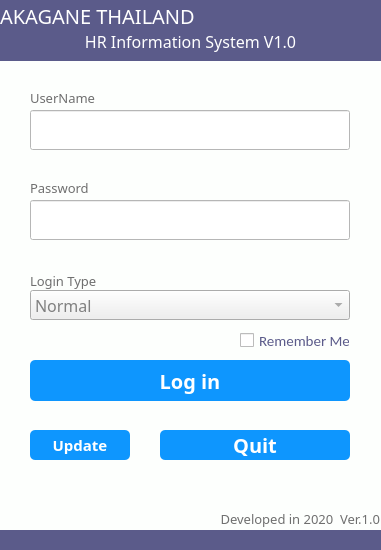
<?xml version="1.0" encoding="UTF-8"?>
<ui version="4.0">
 <class>loginWindow</class>
 <widget class="QMainWindow" name="loginWindow">
  <property name="geometry">
   <rect>
    <x>0</x>
    <y>0</y>
    <width>381</width>
    <height>550</height>
   </rect>
  </property>
  <property name="maximumSize">
   <size>
    <width>381</width>
    <height>551</height>
   </size>
  </property>
  <property name="windowTitle">
   <string>AKT HR Information System</string>
  </property>
  <property name="styleSheet">
   <string notr="true">QMainWindow
{
    background-color:rgb(253, 255, 253);

}</string>
  </property>
  <widget class="QWidget" name="centralwidget">
   <widget class="QLabel" name="label">
    <property name="geometry">
     <rect>
      <x>0</x>
      <y>0</y>
      <width>381</width>
      <height>31</height>
     </rect>
    </property>
    <property name="styleSheet">
     <string notr="true">QWidget
{
    /*字体为微软雅黑*/
    font-family:Microsoft Yahei;
    /*字体大小为20点*/
    font-size:15pt;
    /*字体颜色为白色*/    
	
    color:white;
    /*背景颜色*/  
    background-color:rgb(91, 91, 138)

}
</string>
    </property>
    <property name="text">
     <string>AKAGANE THAILAND</string>
    </property>
    <property name="alignment">
     <set>Qt::AlignLeading|Qt::AlignLeft|Qt::AlignVCenter</set>
    </property>
   </widget>
   <widget class="QLabel" name="label_2">
    <property name="geometry">
     <rect>
      <x>0</x>
      <y>30</y>
      <width>381</width>
      <height>31</height>
     </rect>
    </property>
    <property name="styleSheet">
     <string notr="true">QWidget
{
    /*字体为微软雅黑*/
    font-family:Microsoft Yahei;
    /*字体大小为20点*/
    font-size:12pt;
    /*字体颜色为白色*/    
	
    color:white;
    /*背景颜色*/  
    background-color:rgb(91, 91, 138)

}
</string>
    </property>
    <property name="text">
     <string>HR Information System V1.0</string>
    </property>
    <property name="alignment">
     <set>Qt::AlignHCenter|Qt::AlignTop</set>
    </property>
   </widget>
   <widget class="QLabel" name="label_3">
    <property name="geometry">
     <rect>
      <x>30</x>
      <y>90</y>
      <width>141</width>
      <height>16</height>
     </rect>
    </property>
    <property name="styleSheet">
     <string notr="true">QLabel
{
    /*字体为微软雅黑*/
    font-family:Microsoft Yahei;
    /*字体大小为20点*/
	color:rgb(111, 111, 111);
   font-size:10pt;
 	
}</string>
    </property>
    <property name="text">
     <string>UserName</string>
    </property>
   </widget>
   <widget class="QLabel" name="label_4">
    <property name="geometry">
     <rect>
      <x>30</x>
      <y>180</y>
      <width>141</width>
      <height>16</height>
     </rect>
    </property>
    <property name="styleSheet">
     <string notr="true">QLabel
{
    /*字体为微软雅黑*/
    font-family:Microsoft Yahei;
    /*字体大小为20点*/
	color:rgb(111, 111, 111);
   font-size:10pt;
 	
}</string>
    </property>
    <property name="text">
     <string>Password</string>
    </property>
   </widget>
   <widget class="QLineEdit" name="lineEdit">
    <property name="geometry">
     <rect>
      <x>30</x>
      <y>110</y>
      <width>320</width>
      <height>40</height>
     </rect>
    </property>
    <property name="autoFillBackground">
     <bool>false</bool>
    </property>
    <property name="styleSheet">
     <string notr="true">QLineEdit
{
    /*字体为微软雅黑*/
    font-family:Microsoft Yahei;
    /*字体大小为20点*/
	color:grey;
   font-size:12pt;
	background-color:rgb(255, 255, 255);
}

QLineEdit:hover
{
    /*背景颜色*/  
   background-color:rgb(229, 242, 255);
}

QLineEdit:focus
{
    /*背景颜色*/  
   background-color:rgb(229, 242, 255);
}</string>
    </property>
    <property name="text">
     <string/>
    </property>
    <property name="frame">
     <bool>true</bool>
    </property>
    <property name="clearButtonEnabled">
     <bool>true</bool>
    </property>
   </widget>
   <widget class="QLineEdit" name="lineEdit_2">
    <property name="geometry">
     <rect>
      <x>30</x>
      <y>200</y>
      <width>320</width>
      <height>40</height>
     </rect>
    </property>
    <property name="autoFillBackground">
     <bool>false</bool>
    </property>
    <property name="styleSheet">
     <string notr="true">QLineEdit
{
    /*字体为微软雅黑*/
    font-family:Microsoft Yahei;
    /*字体大小为20点*/
	color:grey;
   font-size:12pt;
	background-color:rgb(255, 255, 255);
}

QLineEdit:hover
{
    /*背景颜色*/  
   background-color:rgb(229, 242, 255);
}

QLineEdit:focus
{
    /*背景颜色*/  
   background-color:rgb(229, 242, 255);
}</string>
    </property>
    <property name="text">
     <string/>
    </property>
    <property name="frame">
     <bool>true</bool>
    </property>
    <property name="echoMode">
     <enum>QLineEdit::Password</enum>
    </property>
    <property name="clearButtonEnabled">
     <bool>true</bool>
    </property>
   </widget>
   <widget class="QComboBox" name="comboBox">
    <property name="geometry">
     <rect>
      <x>30</x>
      <y>290</y>
      <width>320</width>
      <height>30</height>
     </rect>
    </property>
    <property name="styleSheet">
     <string notr="true">QComboBox
{
    /*字体为微软雅黑*/
    font-family:Microsoft Yahei;
    /*字体大小为20点*/
	color:grey;
   font-size:12pt;

}</string>
    </property>
    <item>
     <property name="text">
      <string>Normal</string>
     </property>
    </item>
    <item>
     <property name="text">
      <string>HR Approver</string>
     </property>
    </item>
    <item>
     <property name="text">
      <string>Administrator</string>
     </property>
    </item>
   </widget>
   <widget class="QLabel" name="label_5">
    <property name="geometry">
     <rect>
      <x>30</x>
      <y>270</y>
      <width>141</width>
      <height>21</height>
     </rect>
    </property>
    <property name="styleSheet">
     <string notr="true">QLabel
{
    /*字体为微软雅黑*/
    font-family:Microsoft Yahei;
    /*字体大小为20点*/
	color:rgb(111, 111, 111);
   font-size:10pt;
 	
}</string>
    </property>
    <property name="text">
     <string>Login Type</string>
    </property>
   </widget>
   <widget class="QCheckBox" name="checkBox">
    <property name="geometry">
     <rect>
      <x>240</x>
      <y>330</y>
      <width>110</width>
      <height>21</height>
     </rect>
    </property>
    <property name="styleSheet">
     <string notr="true">QCheckBox{

	color:rgb(91, 91, 138);
	    font-family:Calibri;
    /*字体大小为20点*/
   font-size:11pt;

}</string>
    </property>
    <property name="text">
     <string>Remember Me</string>
    </property>
   </widget>
   <widget class="QPushButton" name="pushButton">
    <property name="geometry">
     <rect>
      <x>30</x>
      <y>360</y>
      <width>320</width>
      <height>41</height>
     </rect>
    </property>
    <property name="font">
     <font>
      <family>Microsoft Yahei</family>
      <pointsize>15</pointsize>
      <weight>75</weight>
      <bold>true</bold>
     </font>
    </property>
    <property name="styleSheet">
     <string notr="true">QPushButton
{
    /*字体为微软雅黑*/
    font-family:Microsoft Yahei;
    /*字体大小为20点*/
    font-size:15pt;
    /*字体颜色为白色*/    
    color:white;
    /*背景颜色*/  
    background-color:rgb(14 , 150 , 254);
    /*边框圆角半径为8像素*/ 
    border-radius:5px;
}

/*按钮停留态*/
QPushButton:hover
{
    /*背景颜色*/  
    background-color:rgb(7, 114, 254);
    padding-left:-3px;
    /*上内边距为3像素，让按下时字向下移动3像素*/  
    padding-top:-3px;
}

/*按钮按下态*/
QPushButton:pressed
{
    /*背景颜色*/  
    background-color:rgb(14 , 135 , 228);
    /*左内边距为3像素，让按下时字向右移动3像素*/  
    padding-left:3px;
    /*上内边距为3像素，让按下时字向下移动3像素*/  
    padding-top:3px;
}</string>
    </property>
    <property name="text">
     <string>Log in</string>
    </property>
   </widget>
   <widget class="QPushButton" name="pushButton_2">
    <property name="geometry">
     <rect>
      <x>160</x>
      <y>430</y>
      <width>190</width>
      <height>30</height>
     </rect>
    </property>
    <property name="font">
     <font>
      <family>Microsoft Yahei</family>
      <pointsize>15</pointsize>
      <weight>75</weight>
      <bold>true</bold>
     </font>
    </property>
    <property name="styleSheet">
     <string notr="true">QPushButton
{
    /*字体为微软雅黑*/
    font-family:Microsoft Yahei;
    /*字体大小为20点*/
    font-size:15pt;
    /*字体颜色为白色*/    
    color:white;
    /*背景颜色*/  
    background-color:rgb(14 , 150 , 254);
    /*边框圆角半径为8像素*/ 
    border-radius:5px;
}

/*按钮停留态*/
QPushButton:hover
{
    /*背景颜色*/  
    background-color:rgb(7, 114, 254);
    padding-left:-3px;
    /*上内边距为3像素，让按下时字向下移动3像素*/  
    padding-top:-3px;
}

/*按钮按下态*/
QPushButton:pressed
{
    /*背景颜色*/  
    background-color:rgb(14 , 135 , 228);
    /*左内边距为3像素，让按下时字向右移动3像素*/  
    padding-left:3px;
    /*上内边距为3像素，让按下时字向下移动3像素*/  
    padding-top:3px;
}</string>
    </property>
    <property name="text">
     <string>Quit</string>
    </property>
   </widget>
   <widget class="QWidget" name="widget" native="true">
    <property name="geometry">
     <rect>
      <x>10</x>
      <y>470</y>
      <width>208</width>
      <height>50</height>
     </rect>
    </property>
    <property name="styleSheet">
     <string notr="true">background-image: url(:/source/AKT_logo.png);</string>
    </property>
   </widget>
   <widget class="QLabel" name="label_6">
    <property name="geometry">
     <rect>
      <x>0</x>
      <y>530</y>
      <width>381</width>
      <height>31</height>
     </rect>
    </property>
    <property name="styleSheet">
     <string notr="true">QWidget
{
    /*字体为微软雅黑*/
    font-family:Microsoft Yahei;
    /*字体大小为20点*/
    font-size:8pt;
    /*字体颜色为白色*/    
	
    color:white;
    /*背景颜色*/  
    background-color:rgb(91, 91, 138)

}
</string>
    </property>
    <property name="text">
     <string/>
    </property>
    <property name="alignment">
     <set>Qt::AlignHCenter|Qt::AlignTop</set>
    </property>
   </widget>
   <widget class="QLabel" name="label_7">
    <property name="geometry">
     <rect>
      <x>200</x>
      <y>510</y>
      <width>180</width>
      <height>20</height>
     </rect>
    </property>
    <property name="styleSheet">
     <string notr="true">QLabel
{
    /*字体为微软雅黑*/
    font-family:Microsoft Yahei;
    /*字体大小为20点*/
	color:rgb(111, 111, 111);
   font-size:10pt;
 	
}</string>
    </property>
    <property name="text">
     <string>Developed in 2020  Ver.1.0</string>
    </property>
    <property name="alignment">
     <set>Qt::AlignRight|Qt::AlignTop|Qt::AlignTrailing</set>
    </property>
   </widget>
   <widget class="QPushButton" name="pushButton_3">
    <property name="geometry">
     <rect>
      <x>30</x>
      <y>430</y>
      <width>100</width>
      <height>30</height>
     </rect>
    </property>
    <property name="font">
     <font>
      <family>Microsoft Yahei</family>
      <pointsize>11</pointsize>
      <weight>75</weight>
      <bold>true</bold>
     </font>
    </property>
    <property name="styleSheet">
     <string notr="true">QPushButton
{
    /*字体为微软雅黑*/
    font-family:Microsoft Yahei;
    /*字体大小为20点*/
    font-size:11pt;
	font-weight: bold;
    /*字体颜色为白色*/    
    color:white;
    /*背景颜色*/  
    background-color:rgb(14 , 150 , 254);
    /*边框圆角半径为8像素*/ 
    border-radius:5px;
}

/*按钮停留态*/
QPushButton:hover
{
    /*背景颜色*/  
    background-color:rgb(7, 114, 254);
    padding-left:-3px;
    /*上内边距为3像素，让按下时字向下移动3像素*/  
    padding-top:-3px;
}

/*按钮按下态*/
QPushButton:pressed
{
    /*背景颜色*/  
    background-color:rgb(14 , 135 , 228);
    /*左内边距为3像素，让按下时字向右移动3像素*/  
    padding-left:3px;
    /*上内边距为3像素，让按下时字向下移动3像素*/  
    padding-top:3px;
}</string>
    </property>
    <property name="text">
     <string>Update</string>
    </property>
   </widget>
  </widget>
 </widget>
 <resources>
  <include location="image1.qrc"/>
  <include location="Logo_AKB.qrc"/>
  <include location="Logo_AKT.qrc"/>
 </resources>
 <connections/>
</ui>
